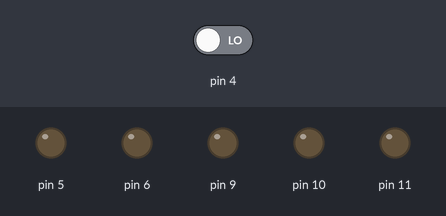
Bench run of a sketch on a simulated Arduino Uno, built with avr-gcc and run on an emulated ATmega328P. On the bench: output pins drawn as LEDs (lit = HIGH). The inputs (shaded band) are chosen by the test bench; at power-on: pin 4 LOW.

Above: at 1.2 s.
1.3 s: pin 4 driven HIGH
At 2.2 s:
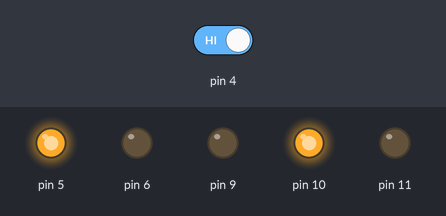
2.8 s: pin 4 driven LOW
At 3.4 s:
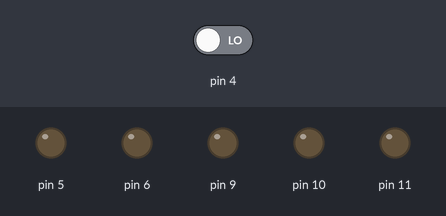
Timing chart, 0 to 5.8 s (numbered marks = the images above; inputs shaded):
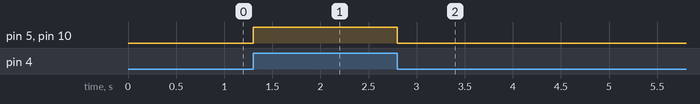

Measured:
- after the input at 1.3 s, pin 5, pin 10: LOW → HIGH at once
- after the input at 2.8 s, pin 5, pin 10: HIGH → LOW at once

The sketch:

test_minor.ino
```cpp
void setup() {
  // put your setup code here, to run once:
  pinMode(2,INPUT); //pin connected to BOLT
  pinMode(4,INPUT);
  pinMode(7,INPUT);
  pinMode(8,INPUT);


  pinMode(11, OUTPUT);

  pinMode(9,OUTPUT);

  pinMode(5, OUTPUT);
  pinMode(6, OUTPUT);
  pinMode(10, OUTPUT);
  pinMode(9, OUTPUT);
}

void loop() {
  int check;
  // put your main code here, to run repeatedly:
  // no need!!  Serial.begin(9600);
  check=digitalRead(4);
//  digitalWrite(11,LOW);
//  digitalWrite(8,LOW);
  if(check == 1)
    {digitalWrite(5,HIGH);
    digitalWrite(6,LOW);
    digitalWrite(10,HIGH);
    digitalWrite(9,LOW);
    }

  else
    {digitalWrite(5,LOW);
     digitalWrite(10,LOW);
    }
}
```
